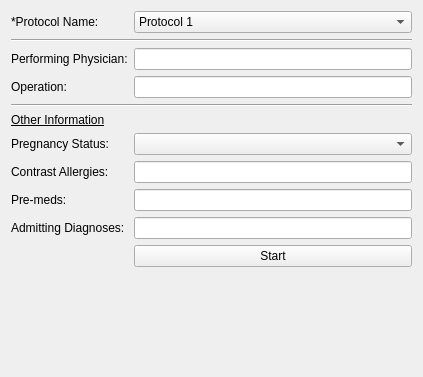
<?xml version="1.0" encoding="UTF-8"?>
<ui version="4.0">
 <class>OtherInfoForm</class>
 <widget class="QWidget" name="OtherInfoForm">
  <property name="geometry">
   <rect>
    <x>0</x>
    <y>0</y>
    <width>423</width>
    <height>377</height>
   </rect>
  </property>
  <property name="windowTitle">
   <string>Form</string>
  </property>
  <layout class="QFormLayout" name="formLayout">
   <property name="fieldGrowthPolicy">
    <enum>QFormLayout::AllNonFixedFieldsGrow</enum>
   </property>
   <item row="0" column="0">
    <widget class="QLabel" name="label">
     <property name="text">
      <string>*Protocol Name:</string>
     </property>
    </widget>
   </item>
   <item row="0" column="1">
    <widget class="QComboBox" name="comboBox">
     <item>
      <property name="text">
       <string>Protocol 1</string>
      </property>
     </item>
     <item>
      <property name="text">
       <string>Protocol 2</string>
      </property>
     </item>
     <item>
      <property name="text">
       <string>Protocol 3</string>
      </property>
     </item>
    </widget>
   </item>
   <item row="1" column="0" colspan="2">
    <widget class="Line" name="line">
     <property name="orientation">
      <enum>Qt::Horizontal</enum>
     </property>
    </widget>
   </item>
   <item row="2" column="0">
    <widget class="QLabel" name="label_2">
     <property name="text">
      <string>Performing Physician:</string>
     </property>
    </widget>
   </item>
   <item row="2" column="1">
    <widget class="QLineEdit" name="lineEdit"/>
   </item>
   <item row="3" column="0">
    <widget class="QLabel" name="label_3">
     <property name="text">
      <string>Operation:</string>
     </property>
    </widget>
   </item>
   <item row="3" column="1">
    <widget class="QLineEdit" name="lineEdit_2"/>
   </item>
   <item row="5" column="0">
    <widget class="QLabel" name="label_4">
     <property name="font">
      <font>
       <underline>true</underline>
      </font>
     </property>
     <property name="text">
      <string>Other Information</string>
     </property>
    </widget>
   </item>
   <item row="6" column="0">
    <widget class="QLabel" name="label_5">
     <property name="text">
      <string>Pregnancy Status:</string>
     </property>
    </widget>
   </item>
   <item row="6" column="1">
    <widget class="QComboBox" name="comboBox_2"/>
   </item>
   <item row="7" column="0">
    <widget class="QLabel" name="label_6">
     <property name="text">
      <string>Contrast Allergies:</string>
     </property>
    </widget>
   </item>
   <item row="7" column="1">
    <widget class="QLineEdit" name="lineEdit_3"/>
   </item>
   <item row="8" column="0">
    <widget class="QLabel" name="label_7">
     <property name="text">
      <string>Pre-meds:</string>
     </property>
    </widget>
   </item>
   <item row="8" column="1">
    <widget class="QLineEdit" name="lineEdit_4"/>
   </item>
   <item row="9" column="0">
    <widget class="QLabel" name="label_8">
     <property name="text">
      <string>Admitting Diagnoses:</string>
     </property>
    </widget>
   </item>
   <item row="9" column="1">
    <widget class="QLineEdit" name="lineEdit_5"/>
   </item>
   <item row="4" column="0" colspan="2">
    <widget class="Line" name="line_2">
     <property name="orientation">
      <enum>Qt::Horizontal</enum>
     </property>
    </widget>
   </item>
   <item row="10" column="1">
    <widget class="QPushButton" name="pushButton">
     <property name="text">
      <string>Start</string>
     </property>
    </widget>
   </item>
  </layout>
 </widget>
 <resources/>
 <connections/>
</ui>
